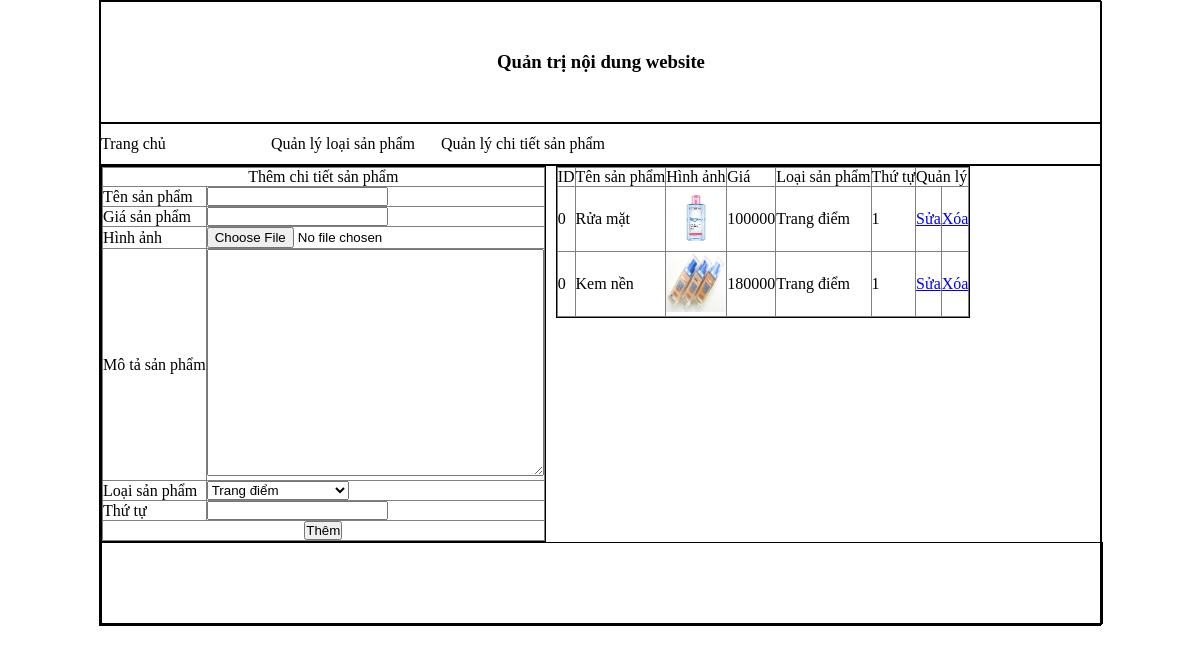
The app's page /admincp/index.php?quanly=quanlychitietsp&ac=them with its own data.
### tables this page shows
CREATE TABLE `chitietsp` (
  `id_sp` int(11) NOT NULL,
  `tensp` varchar(255) NOT NULL,
  `hinhanh` varchar(100) NOT NULL,
  `gia` int(100) NOT NULL,
  `mota` longtext NOT NULL,
  `id_loaisp` int(100) NOT NULL,
  `thutu` int(100) NOT NULL
);

CREATE TABLE `loaisp` (
  `id_loaisp` int(11) NOT NULL,
  `tenloaisp` varchar(255) NOT NULL,
  `thutu` int(100) NOT NULL
);

### admincp/modules/quanlychitietsp/lietke.php (the view)
<?php
	$sql="select * from chitietsp,loaisp where loaisp.id_loaisp=chitietsp.id_loaisp order by chitietsp.id_sp desc";
	$run=mysql_query($sql);
?>
<table width="100%" border="1">
	<tr>
		<td>ID</td>
		<td>Tên sản phẩm</td>
		<td>Hình ảnh</td>
		<td>Giá</td>
		<td>Loại sản phẩm</td>
		<td>Thứ tự</td>
		<td colspan="2">Quản lý</td>
	</tr>
	<?php
		$i=0;
		while ($dong=mysql_fetch_array($run)) {
	?>
	<tr>
		<td><?php echo $i; ?></td>
		<td><?php echo $dong['tensp']; ?></td>
		<td><img src="modules/quanlychitietsp/uploads/<?php echo $dong['hinhanh'] ?>" width="60" height="60"></td>
		<td><?php echo $dong['gia']; ?></td>
		<td><?php echo $dong['tenloaisp']; ?></td>
		<td><?php echo $dong['thutu']; ?></td>
		<td><a href="index.php?quanly=quanlychitietsp&ac=sua&id=<?php echo $dong['id_sp']?>">Sửa</a></td>
		<td><a href="modules/quanlychitietsp/xuly.php?id=<?php echo $dong['id_sp'] ?>">Xóa</a></td>
	</tr>
	<?php
		}
	?>
</table>

### admincp/style/css.css (style rules this page uses)
table { border-collapse: collapse; }
* { padding: 0; margin: 0; }

### records on screen
chitietsp: tensp "Rửa mặt", hinhanh (picture), gia "100000", id_loaisp.tenloaisp "Trang điểm", id_loaisp.thutu "1"
chitietsp: tensp "Kem nền", hinhanh (picture), gia "180000", id_loaisp.tenloaisp "Trang điểm", id_loaisp.thutu "1"

### other values on screen
form field loaisp "Trang điểm"
